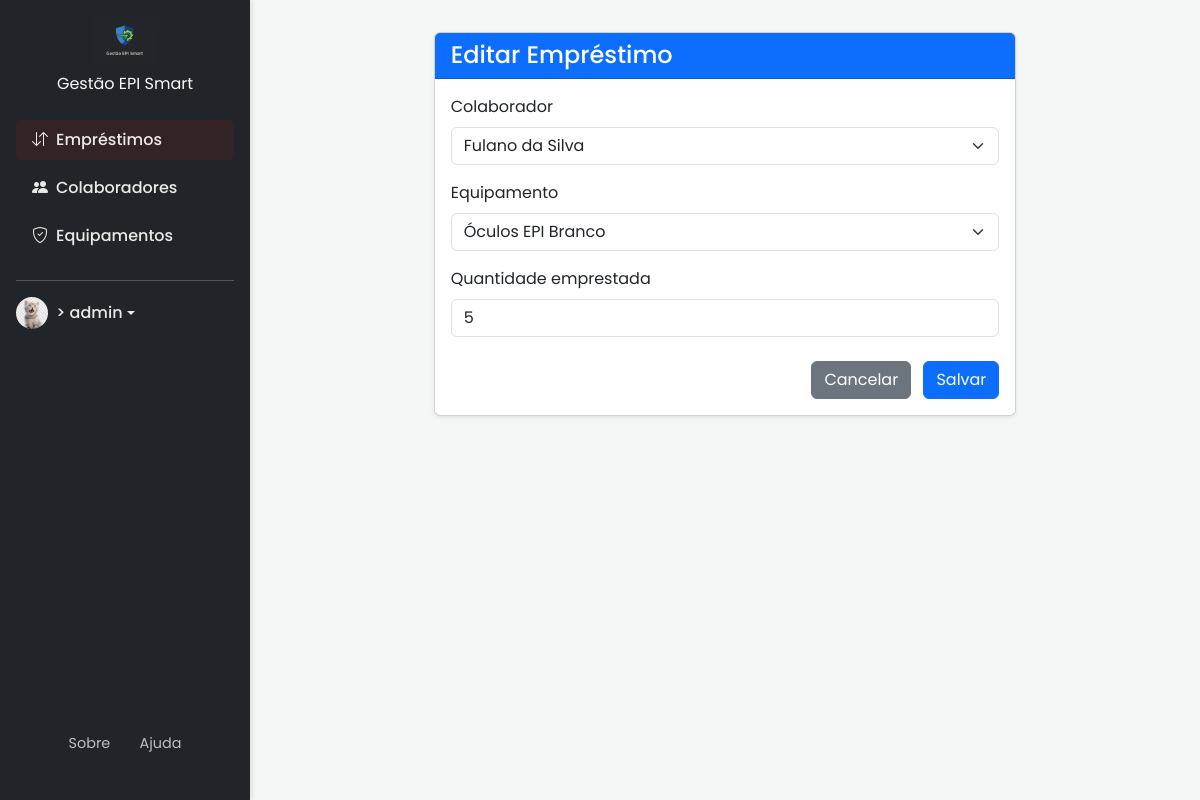
/emprestimos/edit/4/ (signed in), run on the app's committed database.
### core/models.py (models this page shows, shortened)
class Emprestimo(models.Model):
    colaborador = models.ForeignKey(Colaborador, on_delete=models.CASCADE)
    equipamento = models.ForeignKey(Equipamento, on_delete=models.CASCADE)
    data_emprestimo = models.DateTimeField(default=timezone.now)
    data_devolucao = models.DateTimeField(null=True, blank=True)
    devolvido = models.BooleanField(default=False)
    quantidade_emprestada = models.PositiveIntegerField(default=0)
    quantidade_devolvida = models.PositiveIntegerField(default=0)

### core/views.py (the view)
# urls.py: path('emprestimos/edit/<int:pk>/', views.emprestimo_update, name='emprestimo_update'),
@login_required
def emprestimo_update(request, pk):
    emprestimo = get_object_or_404(Emprestimo, pk=pk)
    if request.method == 'POST':
        form = EmprestimoForm(request.POST, instance=emprestimo)
        if form.is_valid():
            form.save()
            return redirect('emprestimo_list')
    else:
        form = EmprestimoForm(instance=emprestimo)
    return render(request, 'core/emprestimo_form.html', {'form': form})

### core/forms.py
class EmprestimoForm(forms.ModelForm):
    colaborador = forms.ModelChoiceField(
        queryset=Colaborador.objects.all(),
        widget=forms.Select(attrs={'class': 'form-select'})
    )
    equipamento = forms.ModelChoiceField(
        queryset=Equipamento.objects.filter(quantidade_disponivel__gt=0),
        widget=forms.Select(attrs={'class': 'form-select'})
    )
    class Meta:
        model = Emprestimo
        fields = ['colaborador', 'equipamento', 'quantidade_emprestada']
        widgets = {
            'quantidade_emprestada': forms.NumberInput(attrs={'class': 'form-control'}),
        }

### core/models.py (called while the page is built)
    def __str__(self):
        return self.nome_completo

    def __str__(self):
        return self.nome_epi

### core/templates/core/emprestimo_form.html (shortened to what this page needs)
{% extends 'base.html' %}
{% block content %}
<div class="row justify-content-center">
  <div class="col-lg-8">
    <div class="card shadow-sm">
      <div class="card-header bg-primary text-white">
        <h4 class="mb-0">{% if form.instance.pk %}Editar{% else %}Adicionar{% endif %} Empréstimo</h4>
      </div>
      <div class="card-body">
        <form method="post" novalidate>
          {% for field in form %}
            <div class="mb-3">
              <label for="{{ field.id_for_label }}" class="form-label">{{ field.label }}</label>
              {{ field }}
            </div>
          {% endfor %}
          <div class="mt-4 text-end">
            <a href="{% url 'emprestimo_list' %}" class="btn btn-secondary me-2">Cancelar</a>
            <button type="submit" class="btn btn-primary">Salvar</button>
          </div>
        </form>
      </div>
    </div>
  </div>
</div>
{% endblock %}

### core/templates/base.html (shortened to what this page needs)
{% load static %}
<!DOCTYPE html>
<html lang="pt-br">
<head>
  <link href="https://cdn.jsdelivr.net/npm/bootstrap@5.3.3/dist/css/bootstrap.min.css" rel="stylesheet">
  <link rel="stylesheet" href="https://cdn.jsdelivr.net/npm/bootstrap-icons@1.11.3/font/bootstrap-icons.min.css">
</head>
<body>
  <nav class="sidebar">
    <div> {% if user.is_authenticated %}
      <div class="text-center mb-4">
        <a href="{% url 'home' %}" class="text-decoration-none">
          <img src="{% static 'images/Logo_rodape.png' %}" alt="Gestão EPI Smart Logo" style="height: 48px;">
          <span class="d-block text-light mt-2">Gestão EPI Smart</span>
        </a>
      </div>
      <ul class="nav flex-column">
        <li class="nav-item">
          <a class="nav-link {% if 'emprestimo' in request.resolver_match.view_name %}active{% endif %}" href="{% url 'emprestimo_list' %}">
            <i class="bi bi-arrow-down-up me-2"></i>Empréstimos
          </a>
        </li>
        <li class="nav-item">
          <a class="nav-link {% if 'colaborador' in request.resolver_match.view_name %}active{% endif %}" href="{% url 'colaborador_list' %}">
            <i class="bi bi-people-fill me-2"></i>Colaboradores
          </a>
        </li>
        <li class="nav-item">
          <a class="nav-link {% if 'equipamento' in request.resolver_match.view_name %}active{% endif %}" href="{% url 'equipamento_list' %}">
            <i class="bi bi-shield-check me-2"></i>Equipamentos
          </a>
        </li>
      </ul>
      <hr>
      <div class="dropdown">
        <a class="nav-link dropdown-toggle d-flex align-items-center" href="#" role="button" data-bs-toggle="dropdown" aria-expanded="false">
          {% if user.profile.profile_picture %}
            <img src="{{ user.profile.profile_picture.url }}" alt="Foto de Perfil" class="rounded-circle me-2" style="width:32px; height:32px; object-fit:cover;">
          {% else %}
            <img src="{% static 'images/thiago.jpg' %}" alt="Foto de Perfil" class="rounded-circle me-2" style="width:32px; height:32px; object-fit:cover;">>
          {% endif %}
          {{ user.username }}
        </a>
      </div>
      {% endif %}
    </div>
    <div class="sidebar-footer">
        <div class="text-center">
            <a href="{% url 'sobre' %}" class="footer-link">Sobre</a>
            <span class="mx-2 text-muted">|</span>
            <a href="{% url 'ajuda' %}" class="footer-link">Ajuda</a>
            <small class="d-block text-muted mt-2">&copy; Gestão EPI Smart 2025</small>
        </div>
    </div>
  </nav>
  <main class="content-wrapper">
    {% block content %}{% endblock %}
  </main>
</body>
</html>

### core/templates/base.html (style rules this page uses)
:root { --primary-color: #0d6efd; --secondary-color: #6c757d; --background-color: #f4f7f6; --text-color: #343a40; --card-bg: #ffffff; --navbar-bg: #212529; }
body { font-family: 'Poppins', sans-serif; background-color: var(--background-color); color: var(--text-color); display: flex; min-height: 100vh; font-size: 1rem; }
.sidebar { width: 250px; background-color: var(--navbar-bg); color: rgba(255, 255, 255, 0.9); position: fixed; top: 0; bottom: 0; left: 0; padding: 1rem; box-shadow: 2px 0 5px rgba(0, 0, 0, 0.1); display: flex; flex-direction: column; }
.sidebar .nav-link { color: rgba(255, 255, 255, 0.9); font-weight: 500; margin-bottom: 0.5rem; }
.sidebar .nav-link.active { background-color: rgba(158, 25, 25, 0.15); border-radius: 0.375rem; }
.content-wrapper { margin-left: 250px; flex: 1; padding: 2rem; display: flex; flex-direction: column; }
.sidebar-footer { margin-top: auto; padding-top: 1rem; }
.footer-link { color: rgba(255, 255, 255, 0.7); text-decoration: none; font-size: 0.9rem; }

### data on the page
Emprestimo: form "Fulano da Silva" "Óculos EPI Branco" "5"

### other printed values
{{ user.username }} "admin"
{{ field.label }} "Colaborador" "Equipamento" "Quantidade emprestada"
